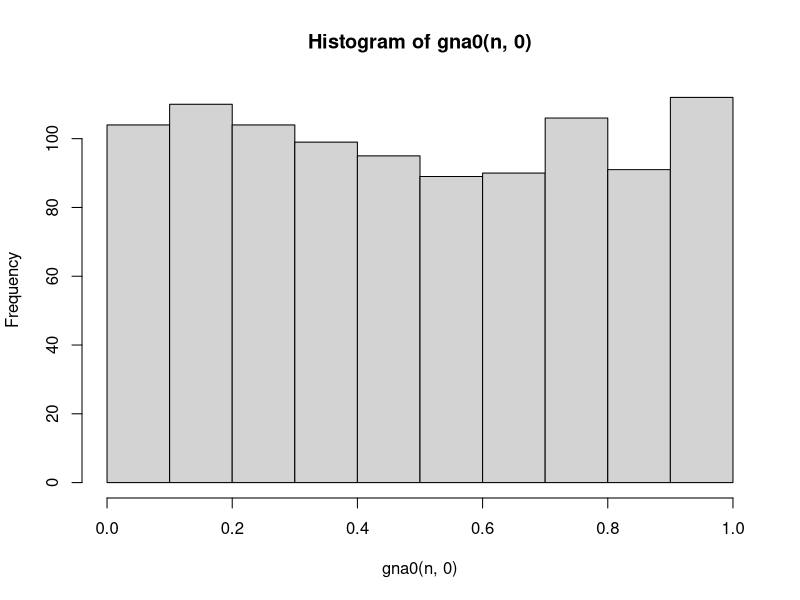
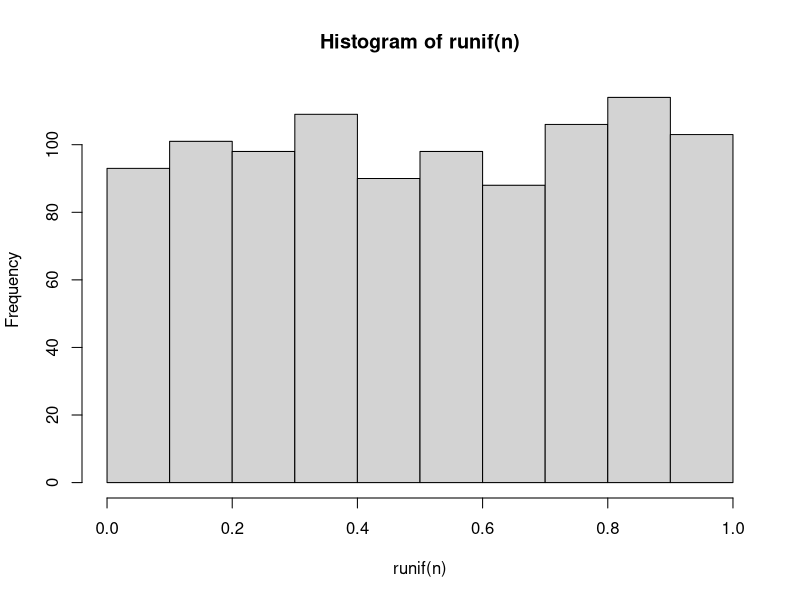

Recreate these plots in R, in order. (Note: this script raises an error after producing the figures.)
# Aula 2 - Estatística Computacional
rm(list = ls())

options(scipen = 999)

congruencial = function(n, m, a, c, U0){
  U = c()
  Ui = U0
  for (i in 1:n) {
    Ui = (a * Ui + c) %% m
    U[i] = Ui / m                     # Para resultados entre 0 e 1
    
  }
  return(U)
}

m = 8; a = 5; c = 1; seed = 0; n = 10
X = numeric()
X[1] = seed
Y = congruencial(n, m, a, c, seed)
X = c(X,Y)
X

m = 10; a = c = seed = 7; n = 10
X = numeric()
X[1] = seed / m
Y = congruencial(n, m, a, c, seed)
X = c(X, Y)
X





gna0 <- function(n, sem=0){
   gnu0 <- function(sem){  # função local
       k <- sem %/% iq # divisão de inteiros
       # calculando (ia * sem mod im) sem provocar overflow- Schrage
       sem = ia * (sem %% iq) - ir * k
       if (sem < 0) sem <- sem+im
       ran0 <- am * sem # converte sem para ponto flutuante
       return(list(ran0 = ran0, sem = sem))
    }
    ia <- 16807; im <- 2147483647; am <- 1.0/im
    iq <- 127773; ir <- 2836
    if (sem <= 0){
      t <- as.numeric(substring(Sys.time(),
                              c(1,6,9,12,15,18),c(4,7,10,13,16,19))) #relógio/sist.
      sem <- t[6]+t[5]*60+t[4]*3600
      sem <- ia * (sem %% iq) - ir * (sem %/% iq)# retirar o efeito inicial
      if (sem <= 0) sem <- sem + im
    }
    u <- matrix(0, n, 1) # inicia o vetor de resultados
    amostra <- gnu0(sem) #chama gnu0
    u[1] <- amostra$ran0 # inicia o primeiro elemento
    for (i in 2:n){
      amostra <- gnu0(amostra$sem)
      u[i] <- amostra$ran0
    }
    return(u)
} 
n = 5000
x = gna0(n,0)
x
dim(x)

gnu0 <- function(sem){  # função local
  k <- sem %/% iq # divisão de inteiros
  # calculando (ia * sem mod im) sem provocar overflow- Schrage
  sem = ia * (sem %% iq) - ir * k
  if (sem < 0) sem <- sem+im
  ran0 <- am * sem # converte sem para ponto flutuante
  return(list(ran0 = ran0, sem = sem))
}
ia <- 16807; im <- 2147483647; am <- 1.0/im
iq <- 127773; ir <- 2836
sem = 0
n = 1
if (sem <= 0){
  t <- as.numeric(substring(Sys.time(),
                            c(1,6,9,12,15,18),c(4,7,10,13,16,19))) #relógio/sist.
  sem <- t[6]+t[5]*60+t[4]*3600
  sem <- ia * (sem %% iq) - ir * (sem %/% iq)# retirar o efeito inicial
  if (sem <= 0) sem <- sem + im
}
u <- matrix(0, n, 1) # inicia o vetor de resultados
amostra <- gnu0(sem) #chama gnu0




t <- as.numeric(substring(Sys.time(),
                          c(1,6,9,12,15,18),c(4,7,10,13,16,19))) #relógio/sist.
sem <- t[6]+t[5]*60+t[4]*3600
sem <- ia * (sem %% iq) - ir * (sem %/% iq)# retirar o efeito inicial


# uso de sementes para gerar sequências reprodutivel

set.seed(0)
runif(10)

set.seed(10)
runif(20)

# Histogramas 
n = 1000
hist(gna0(n,0))

hist(runif(n))

# Comparar os tempos dos geradores no R

n = 1000000
t1 = system.time(gna0(n))
t2 = system.time(runif(n))
t1/t2

x = 1.9822
all.equal(2, x)

# Exercícios!

# 1)

n = 100
testa_gerador = function(x){
  l = length(x)
  tab = table(cut(x, seq(0,1, by = 0.1))) / l
  v = as.vector(tab)
  r1 = all.equal(v, rep(0.1,10))
  r2 = v - rep(0.1,10)
  hist(x)
  list(prob=v, dif=r2, mean.dif=r1)
}

n = 100000000
set.seed(2)
x = runif(n)
testa_gerador(x)

testa_gerador(gna0(n))
testa_gerador(runif(n))
testa_gerador(rnorm(n))


# Função substring --------------------------------------------------------

# corta pedaços de um string ou de um vetor com string.
# o primeiro argumento é o string ou vetor com strings 
# o segundo é onde começa o corte e o segundo argumento é onde termina
a = c('d5555f0','d9595fdf0','dfdf88df')
substring(a,2,3)      # pega da segundad até a terceira posição de cada string no vetor "a"  
Sys.Date()
substring(Sys.Date(), 2, c(3,5)) # pega da segunda até a terceira e da segunda até a quinta posição do string Sys.Date()
substring(a,2, c(3,5)) # pega da segunda até a terceira do primeiro string em "a" e da segunda até a quinta posição do segundo string e assim por diante
substring(Sys.Date(), c(2,5), c(8,10)) # pega da segunda posição até a 8 e da 5 até a 10
